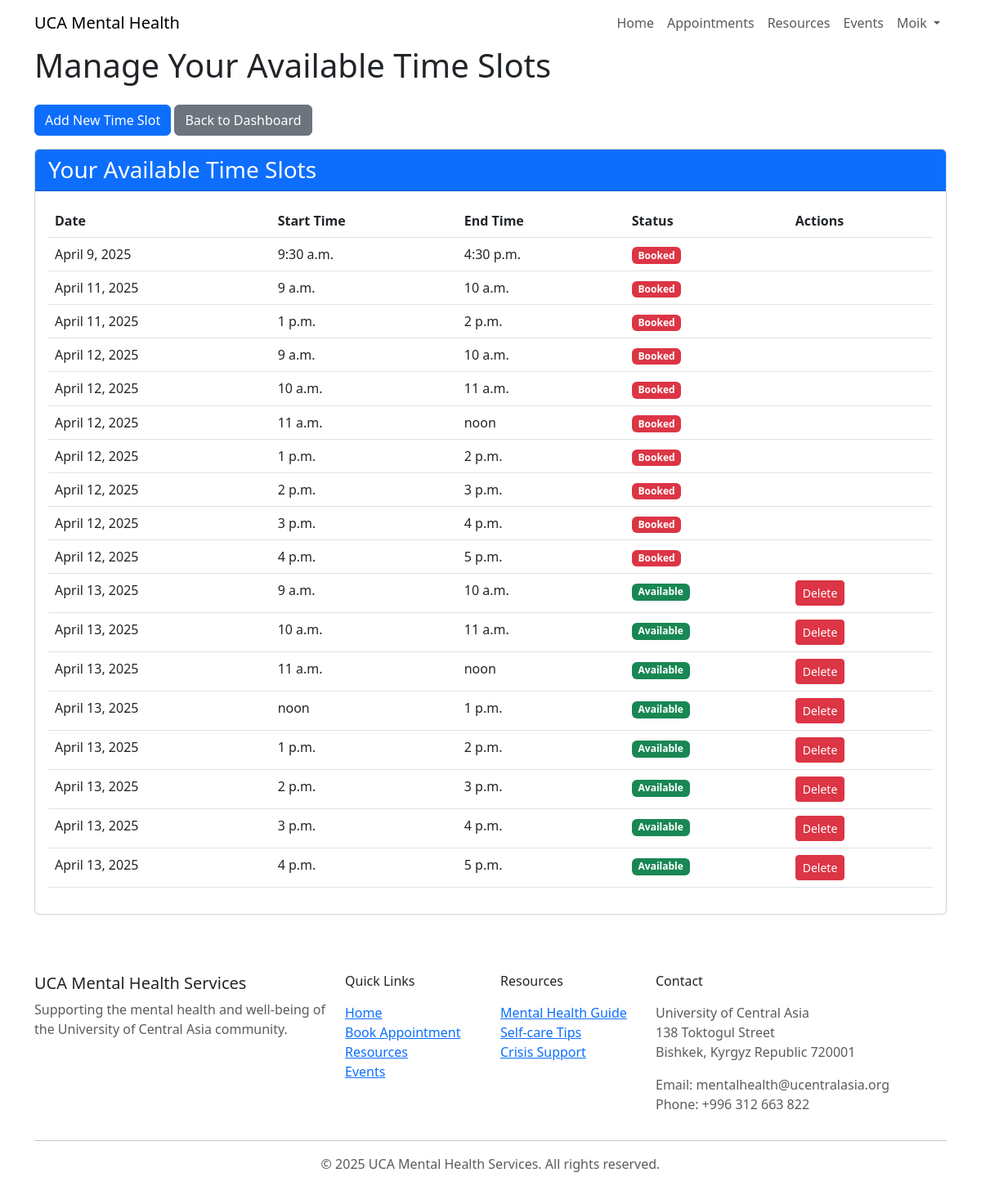
Page /appointments/time-slots/ (signed in) on the committed database.
### accounts/models.py (models this page shows, shortened)
class User(AbstractUser):
    USER_TYPE_CHOICES = (
        ('student', 'Student'),
        ('faculty', 'Faculty'),
        ('staff', 'Staff'),
        ('counselor', 'Counselor'),
    )
    username = models.CharField(
        _('username'),
        max_length=150,
        help_text=_('Required. 150 characters or fewer. Letters, digits and @/./+/-/_ only.'),
        validators=[AbstractUser.username_validator],
        error_messages={
            'unique': _("A user with that username already exists."),
        },
    )
    email = models.EmailField(_('email address'), unique=True)
    user_type = models.CharField(max_length=20, choices=USER_TYPE_CHOICES)
    phone_number = models.CharField(max_length=15, blank=True, null=True)
    objects = CustomUserManager()
    USERNAME_FIELD = 'email'
    REQUIRED_FIELDS = ['username']  # Email is required by default

### appointments/models.py (models this page shows, shortened)
class TimeSlot(models.Model):
    counselor = models.ForeignKey(User, on_delete=models.CASCADE, related_name='time_slots',
                                limit_choices_to={'user_type': 'counselor'})
    date = models.DateField()
    start_time = models.TimeField()
    end_time = models.TimeField()
    is_booked = models.BooleanField(default=False)
    appointment = models.OneToOneField(Appointment, on_delete=models.SET_NULL,
                                      null=True, blank=True, related_name='time_slot')
    class Meta:
        unique_together = ['counselor', 'date', 'start_time']
        ordering = ['date', 'start_time']

### appointments/views.py (the view)
# urls.py: path('time-slots/', views.manage_time_slots, name='manage_time_slots'),
@login_required
@user_type_required(['counselor'])
def manage_time_slots(request):
    time_slots = TimeSlot.objects.filter(counselor=request.user).order_by('date', 'start_time')
    context = {
        'time_slots': time_slots,
    }
    return render(request, 'appointments/manage_time_slots.html', context)

### accounts/views.py (called while the page is built)
def user_type_required(allowed_types):
    def decorator(view_func):
        @wraps(view_func)
        def _wrapped_view(request, *args, **kwargs):
            if request.user.is_authenticated and request.user.user_type in allowed_types:
                return view_func(request, *args, **kwargs)
            else:
                return HttpResponseForbidden("You don't have permission to access this page.")
        return _wrapped_view
    return decorator

### templates/appointments/manage_time_slots.html (shortened to what this page needs)
{% extends 'base.html' %}
{% block content %}
<div class="container">
    <h1 class="mb-4">Manage Your Available Time Slots</h1>
    <div class="mb-3">
        <a href="{% url 'appointments:add_time_slot' %}" class="btn btn-primary">Add New Time Slot</a>
        <a href="{% url 'accounts:counselor_dashboard' %}" class="btn btn-secondary">Back to Dashboard</a>
    </div>
    <div class="card">
        <div class="card-header bg-primary text-white">
            <h3 class="card-title mb-0">Your Available Time Slots</h3>
        </div>
        <div class="card-body">
            {% if time_slots %}
                <table class="table">
                    <thead>
                        <tr>
                            <th>Date</th>
                            <th>Start Time</th>
                            <th>End Time</th>
                            <th>Status</th>
                            <th>Actions</th>
                        </tr>
                    </thead>
                    <tbody>
                        {% for slot in time_slots %}
                        <tr>
                            <td>{{ slot.date }}</td>
                            <td>{{ slot.start_time }}</td>
                            <td>{{ slot.end_time }}</td>
                            <td>
                                {% if slot.is_booked %}
                                <span class="badge bg-danger">Booked</span>
                                {% else %}
                                <span class="badge bg-success">Available</span>
                                {% endif %}
                            </td>
                            <td>
                                {% if not slot.is_booked %}
                                <a href="{% url 'appointments:delete_time_slot' slot.id %}" class="btn btn-sm btn-danger">Delete</a>
                                {% endif %}
                            </td>
                        </tr>
                        {% endfor %}
                    </tbody>
                </table>
            {% else %}
                <p>You haven't added any time slots yet.</p>
            {% endif %}
        </div>
    </div>
</div>
{% endblock %}

### templates/base.html (shortened to what this page needs)
<!DOCTYPE html>
<html lang="en">
<head>
    <link href="https://cdn.jsdelivr.net/npm/bootstrap@5.3.0-alpha1/dist/css/bootstrap.min.css" rel="stylesheet">
    <link href="https://cdnjs.cloudflare.com/ajax/libs/font-awesome/6.5.1/css/all.min.css" rel="stylesheet">
    <link href='https://cdn.jsdelivr.net/npm/fullcalendar@5.11.3/main.min.css' rel='stylesheet' />
    {% load static %}
    <link rel="stylesheet" href="{% static 'css/style.css' %}">
</head>
<body>
    <nav class="navbar navbar-expand-lg">
        <div class="container">
            <a class="navbar-brand" href="{% url 'accounts:home' %}">UCA Mental Health</a>
            <div class="collapse navbar-collapse" id="navbarNav">
                <ul class="navbar-nav ms-auto">
                    <li class="nav-item">
                        <a class="nav-link" href="{% url 'accounts:home' %}">Home</a>
                    </li>
                    {% if user.is_authenticated %}
                        {% if user.user_type == 'counselor' %}
                        <li class="nav-item">
                            <a class="nav-link" href="{% url 'accounts:counselor_dashboard' %}">Appointments</a>
                        </li>
                        {% else %}
                        <li class="nav-item">
                            <a class="nav-link" href="{% url 'appointments:booking_calendar' %}">Book Appointment</a>
                        </li>
                        {% endif %}
                    {% else %}
                    <li class="nav-item">
                        <a class="nav-link" href="{% url 'appointments:booking_calendar' %}">Book Appointment</a>
                    </li>
                    {% endif %}
                    <li class="nav-item">
                        <a class="nav-link" href="{% url 'resources:resource_list' %}">Resources</a>
                    </li>
                    <li class="nav-item">
                        <a class="nav-link" href="{% url 'news:event_list' %}">Events</a>
                    </li>
                    {% if user.is_authenticated %}
                    <li class="nav-item dropdown">
                        <a class="nav-link dropdown-toggle" href="#" id="navbarDropdown" role="button" data-bs-toggle="dropdown">
                            {{ user.username }}
                        </a>
                    </li>
                    {% endif %}
                </ul>
            </div>
        </div>
    </nav>
    <main>
        {% block content %}{% endblock %}
    </main>
    <footer class="py-4 mt-5">
        <div class="container">
            <div class="row">
                <div class="col-md-4">
                    <h5>UCA Mental Health Services</h5>
                    <p class="text-muted">Supporting the mental health and well-being of the University of Central Asia community.</p>
                </div>
                <div class="col-md-2">
                    <h6 class="mb-3">Quick Links</h6>
                    <ul class="list-unstyled">
                        <li><a href="{% url 'accounts:home' %}">Home</a></li>
                        <li><a href="{% url 'appointments:booking_calendar' %}">Book Appointment</a></li>
                        <li><a href="{% url 'resources:resource_list' %}">Resources</a></li>
                        <li><a href="{% url 'news:event_list' %}">Events</a></li>
                    </ul>
                </div>
                <div class="col-md-2">
                    <h6 class="mb-3">Resources</h6>
                    <ul class="list-unstyled">
                        <li><a href="#">Mental Health Guide</a></li>
                        <li><a href="#">Self-care Tips</a></li>
                        <li><a href="#">Crisis Support</a></li>
                    </ul>
                </div>
                <div class="col-md-4">
                    <h6 class="mb-3">Contact</h6>
                    <address class="text-muted">
                        <p>University of Central Asia<br>
                        138 Toktogul Street<br>
                        Bishkek, Kyrgyz Republic 720001</p>
                        <p>Email: mentalhealth@ucentralasia.org<br>
                        Phone: +996 312 663 822</p>
                    </address>
                </div>
            </div>
            <hr>
            <div class="text-center">
                <p class="text-muted">© {% now "Y" %} UCA Mental Health Services. All rights reserved.</p>
            </div>
        </div>
    </footer>
</body>
</html>

### staticfiles/css/style.css (style rules this page uses)
body { min-height: 100vh; display: flex; flex-direction: column; }
footer { margin-top: auto; }

### rows in the picture
User: username "Moik"
TimeSlot: date "April 9, 2025", start_time "9:30 a.m.", end_time "4:30 p.m.", is_booked "Booked"
TimeSlot: date "April 11, 2025", start_time "9 a.m.", end_time "10 a.m.", is_booked "Booked"
TimeSlot: date "April 11, 2025", start_time "1 p.m.", end_time "2 p.m.", is_booked "Booked"
TimeSlot: date "April 12, 2025", start_time "9 a.m.", end_time "10 a.m.", is_booked "Booked"
TimeSlot: date "April 12, 2025", start_time "10 a.m.", end_time "11 a.m.", is_booked "Booked"
TimeSlot: date "April 12, 2025", start_time "11 a.m.", end_time "noon", is_booked "Booked"
TimeSlot: date "April 12, 2025", start_time "1 p.m.", end_time "2 p.m.", is_booked "Booked"
TimeSlot: date "April 12, 2025", start_time "2 p.m.", end_time "3 p.m.", is_booked "Booked"
TimeSlot: date "April 12, 2025", start_time "3 p.m.", end_time "4 p.m.", is_booked "Booked"
TimeSlot: date "April 12, 2025", start_time "4 p.m.", end_time "5 p.m.", is_booked "Booked"
TimeSlot: date "April 13, 2025", start_time "9 a.m.", end_time "10 a.m.", is_booked "Available"
TimeSlot: date "April 13, 2025", start_time "10 a.m.", end_time "11 a.m.", is_booked "Available"
TimeSlot: date "April 13, 2025", start_time "11 a.m.", end_time "noon", is_booked "Available"
TimeSlot: date "April 13, 2025", start_time "noon", end_time "1 p.m.", is_booked "Available"
TimeSlot: date "April 13, 2025", start_time "1 p.m.", end_time "2 p.m.", is_booked "Available"
TimeSlot: date "April 13, 2025", start_time "2 p.m.", end_time "3 p.m.", is_booked "Available"
TimeSlot: date "April 13, 2025", start_time "3 p.m.", end_time "4 p.m.", is_booked "Available"
TimeSlot: date "April 13, 2025", start_time "4 p.m.", end_time "5 p.m.", is_booked "Available"
